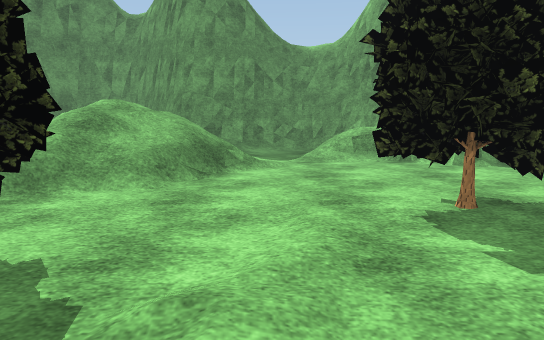
[1] (above)

17 first-person views from a walk through a 3-D level made in the Unity game engine. The camera is 1.3 m above the floor, tilts 8° down and sees 70° across. The floor is counted in squares, 1 m on a side. Each view is taken from the middle of a square. On the plan, view 1 faces up. The plan holds only what a view shows up to about 16 squares ahead; the rest is blank. The place goes on beyond the plan. Some animated figures are not drawn. Some surface patterns are stand-ins.

[2]
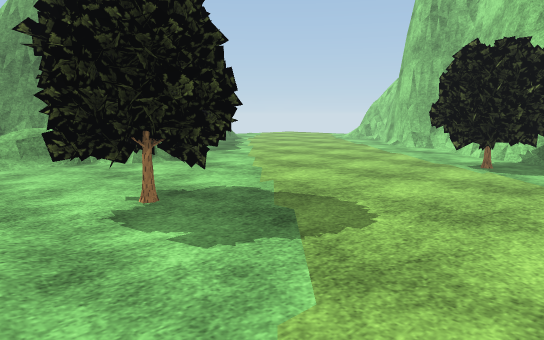

[3]
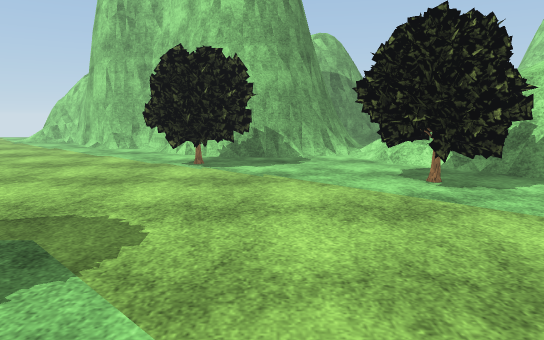

[4]
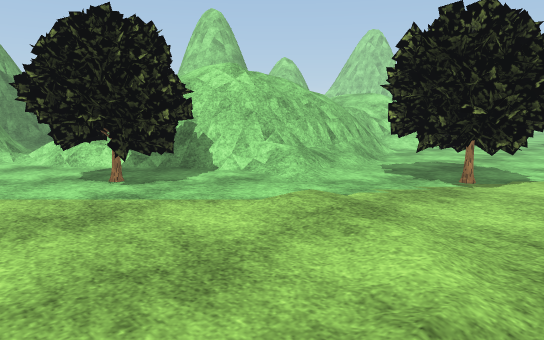

[5]
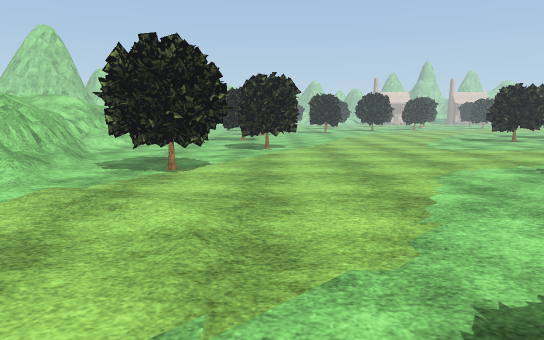

[6]
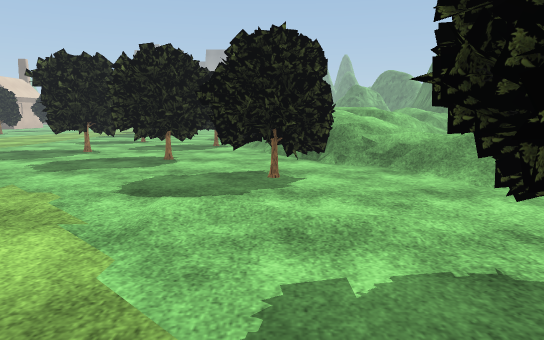

[7]
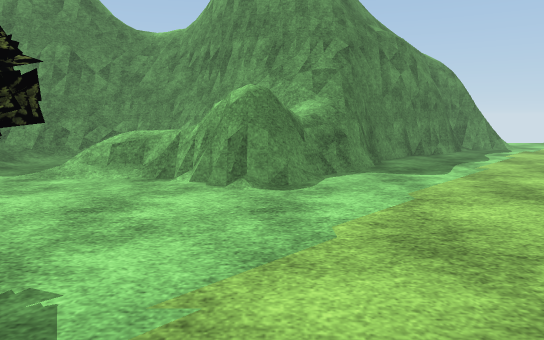

[8]
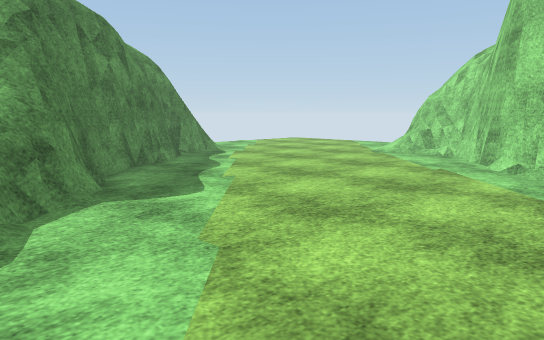

[9]
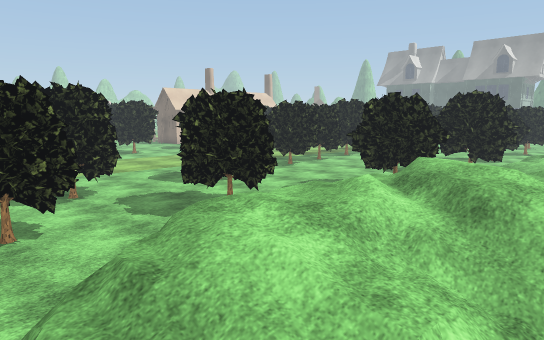

[10]
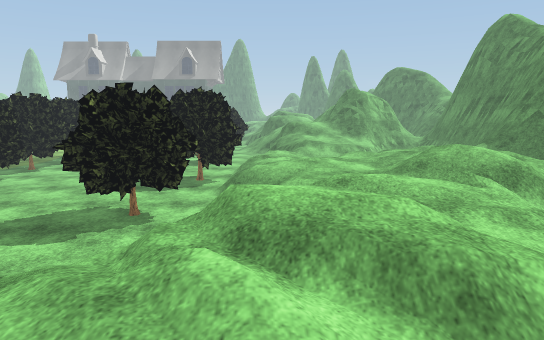

[11]
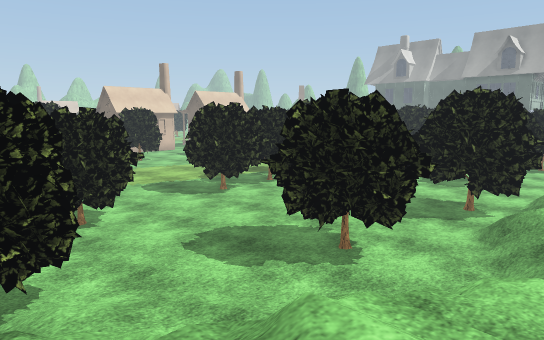

[12]
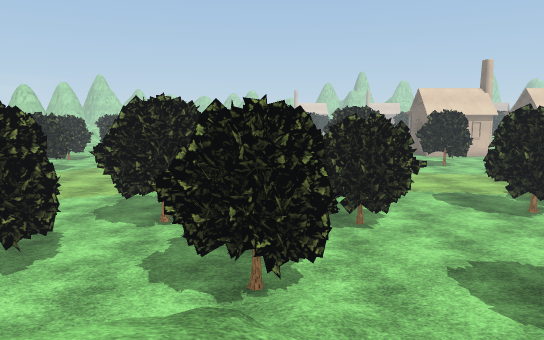

[13]
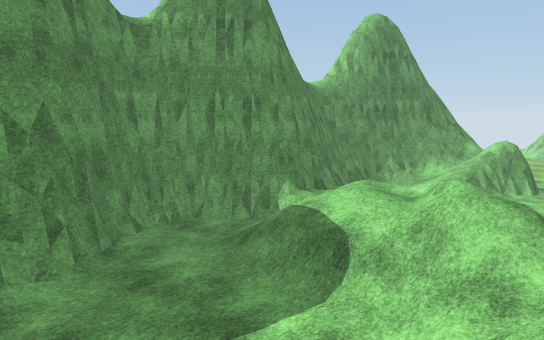

[14]
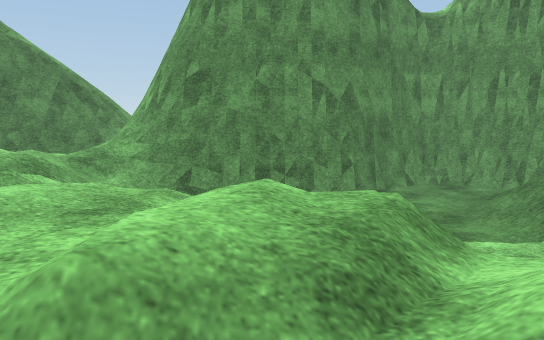

[15]
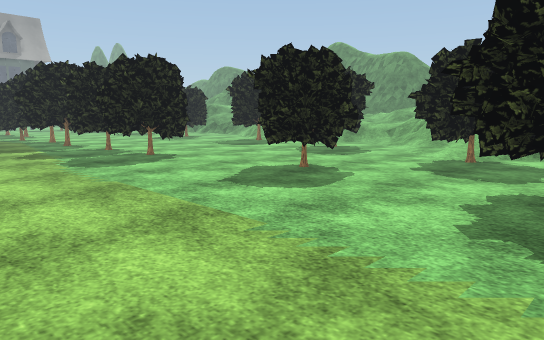

[16]
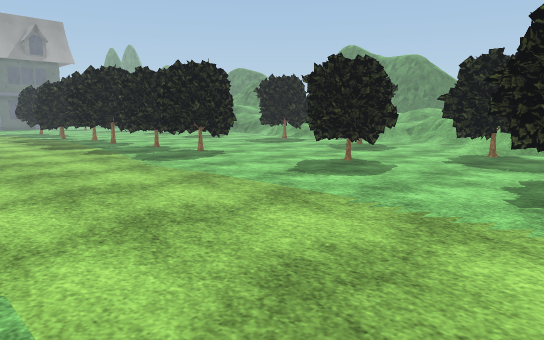

[17]
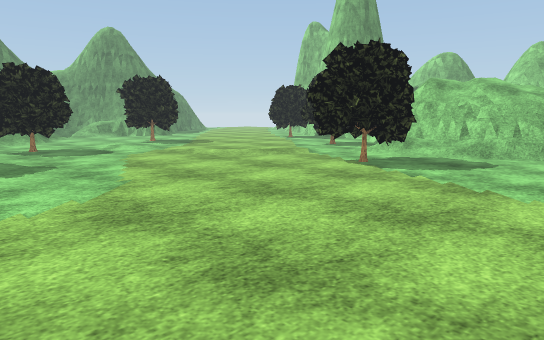

### Floor plan
Key: @ floor where view 1 was taken; # wall or solid block; . main floor; : floor 0.75 m higher than the main floor; + floor 1 m higher than the main floor; * floor 1.25 m higher than the main floor; % floor 1.5 m higher than the main floor; & floor 2.75 m higher than the main floor; / step, stairs or slope; = window, fence, low wall or low ledge; v drop or lower ground; T tree.
Columns run from 24 left of view 1 to 19 right of it. Each row starts with its distance up from view 1.
 17     ###         ####     ##        ###.....
 16 #####= =##     ##..##########     ##=.......
 15 ==##    =#######....####=//=#######.........
 14        //=###==.../ ////.../  ####..........
 13       ////// ....////  /../// ###...........
 12      ////    ....///*/ /.////###=..........=
 11  *// /////    .../////  ..//=##=...........#
 10  /// ///////   ..////////....==...........##
  9  /++:// /**//// ////////.................##
  8    ++++///* ///////////.................##
  7 :: ++++ ////%///// ////....T............#
  6 /+///// ////////////......TTT...........#
  5 // ///./ //////**///.....TTTT.........###
  4 TTT/..T..///////v=..TTT...TT......TT ##
  3 TTT..TTT..///////...TTT..........TTT #
  2  TT.. TTT../TT......TTT...........TT##
  1  .....TT...TTTT..TT.................=#
  0    ........TTT..TTTT....@............#
 -1   ..........T....TT....../.....TT....####
 -2 .........TT....T...............TT .///===
 -3 ...TT...TTTT..TTT..............TT ==
 -4 TTTTTT...TTT..TTT..............TT##
 -5  TT TT....T...TT...............=##/
 -6 TTTTTT....................TTT./=# /
 -7 .........................TTTT./v///
 -8 ..........................TT ./=//&
 -9 ............................../v///
-10 ...............................////
-11    ............................/
-12         ................TT......
-13              ..........TTT......==

Positions as (right, up) in squares from view 1, and headings:
1: (0, 0), facing up
2: (0, 0), facing up-right
3: (0, 1), facing right
4: (0, 1), facing down-right
5: (0, 3), facing down
6: (5, 3), facing left
7: (6, 3), facing up
8: (6, 6), facing up-right
9: (-5, 9), facing down-left
10: (-8, 6), facing left
11: (-11, 7), facing down-left
12: (-12, 7), facing down
13: (-12, 7), facing up-right
14: (-12, 4), facing up
15: (-8, -11), facing up-left
16: (-8, -13), facing up-left
17: (-7, -13), facing up-right
